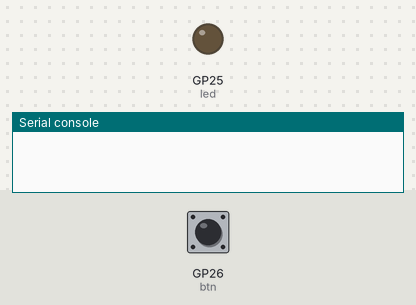
The program below on a simulated Raspberry Pi Pico running MicroPython. Parts: output pins drawn as LEDs (lit = HIGH), the last lines printed to the serial console. The inputs (shaded band) are chosen by the test bench; at power-on: GP26 (btn) HIGH.

Above: at 1.2 s.
1.3 s: GP26 (btn) pulled LOW for 0.15 s
At 2.6 s:
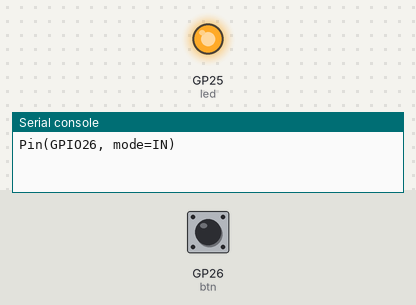
2.9 s: GP26 (btn) pulled LOW for 1 s
At 5.1 s:
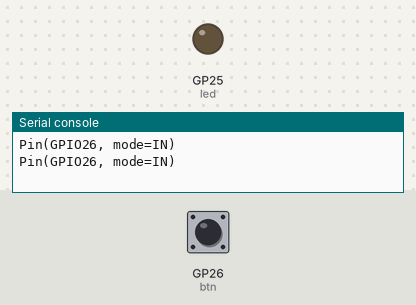
5.4 s: GP26 (btn) pulled LOW for 3.2 s
At 9.9 s:
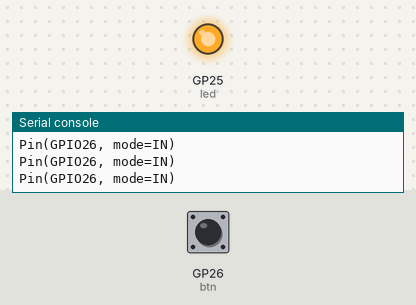
Timing chart, 0 to 11.4 s (numbered marks = the images above; inputs shaded):
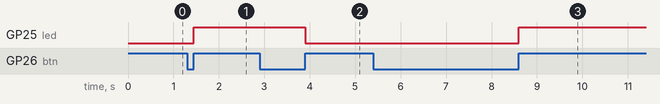

The program:

buttonHandler.py
```python
from  machine import Pin
from time import sleep

btn = Pin(26, Pin.IN, Pin.PULL_UP)
led = Pin("LED", Pin.OUT)

def btn_handler(pin):
    print(pin)
    led.toggle()
    sleep(0.2)

btn.irq(trigger = Pin.IRQ_RISING, handler = btn_handler)

while True:
    if led.value==1:
        print('Yo')
    sleep(0.5)
```

Measured:
- after the input at 1.3 s, GP25 (led): LOW → HIGH after 0.15 s
- after the input at 2.9 s, GP25 (led): HIGH → LOW after 1.0 s
- after the input at 5.4 s, GP25 (led): LOW → HIGH after 3.2 s
